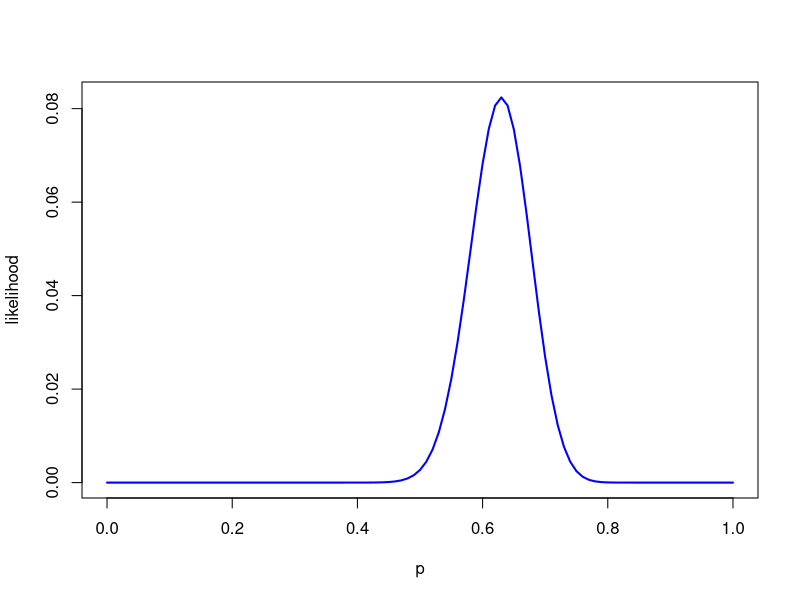
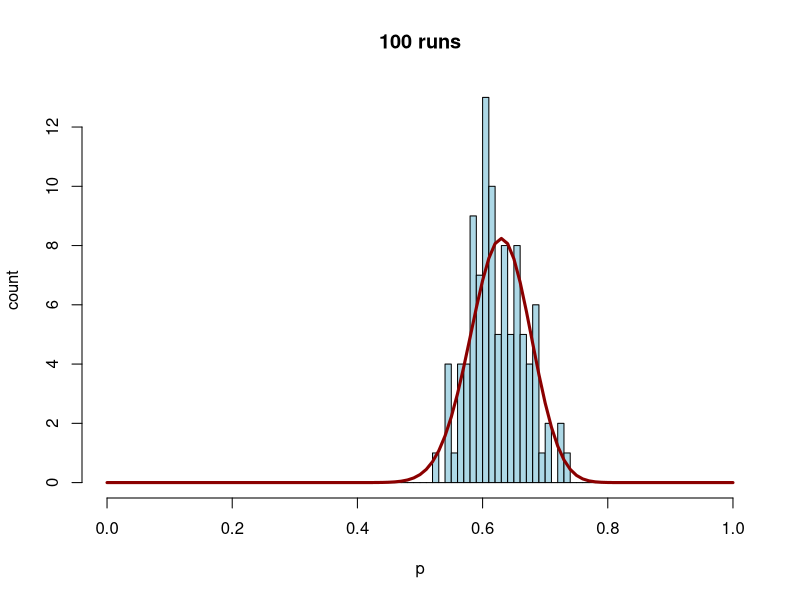
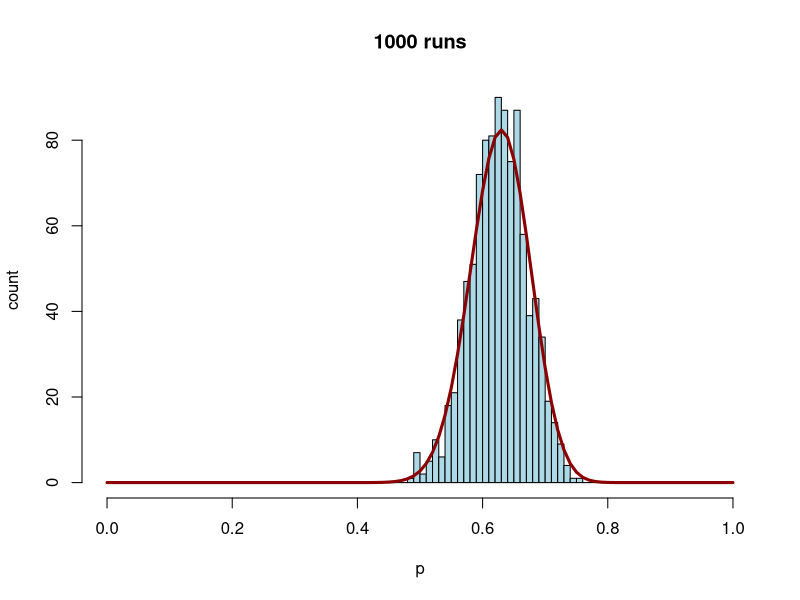
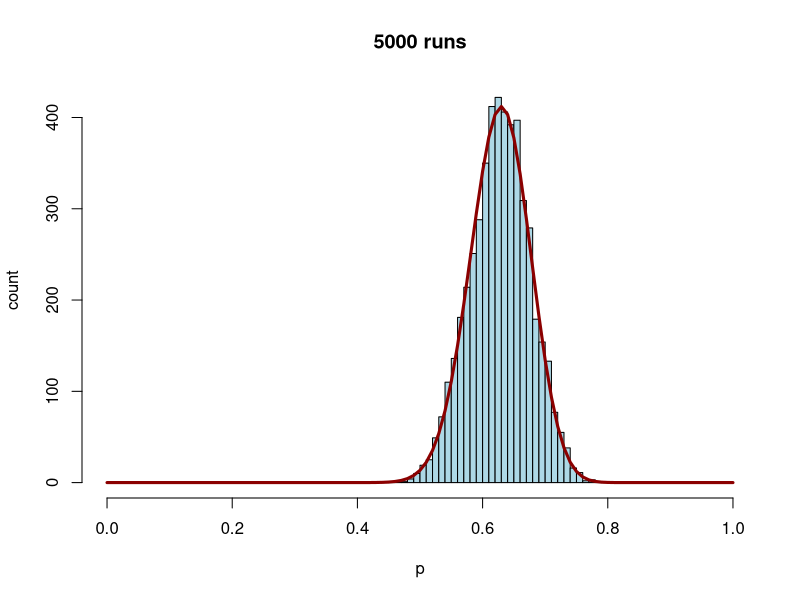
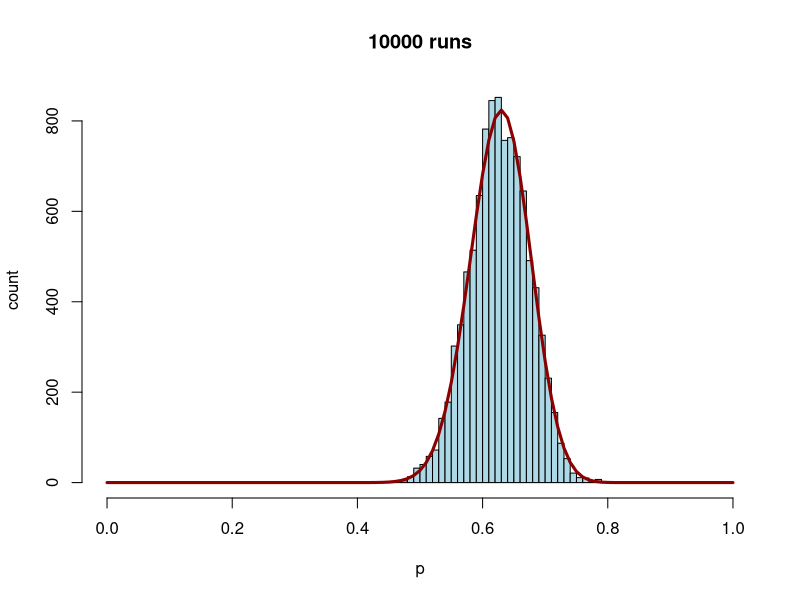
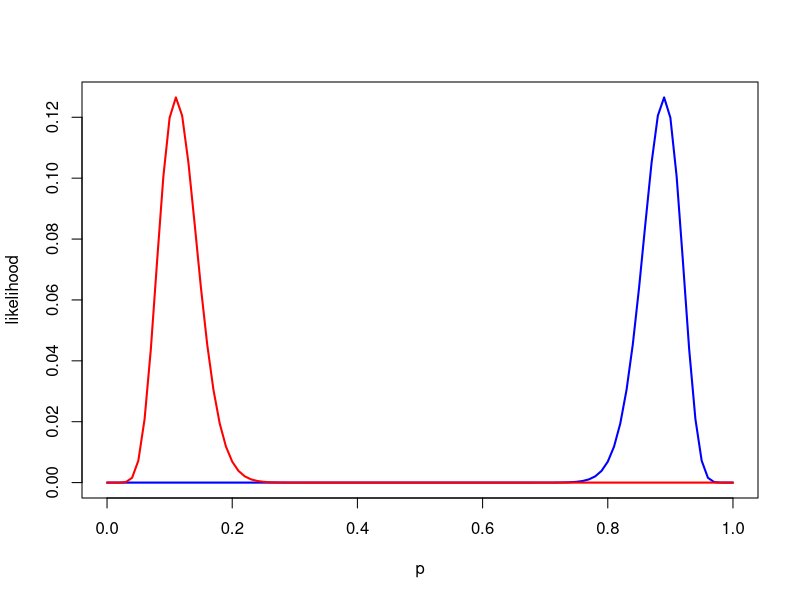
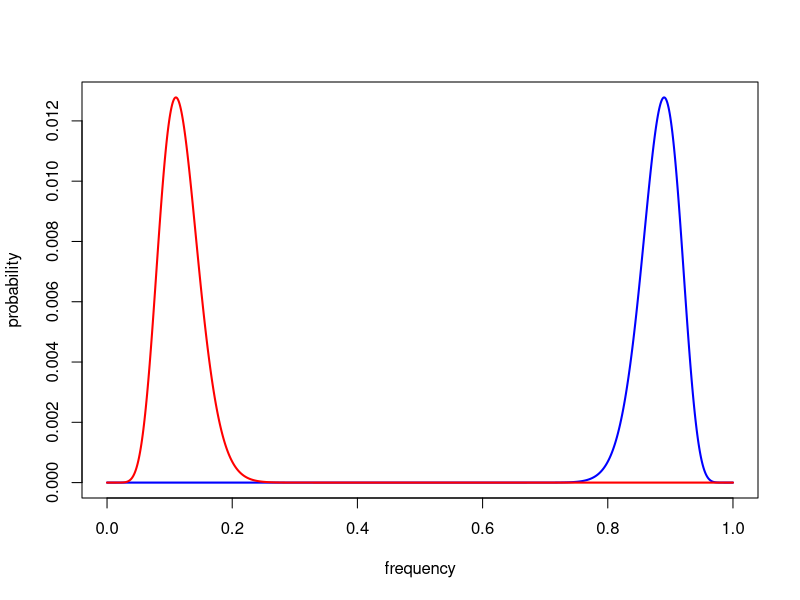
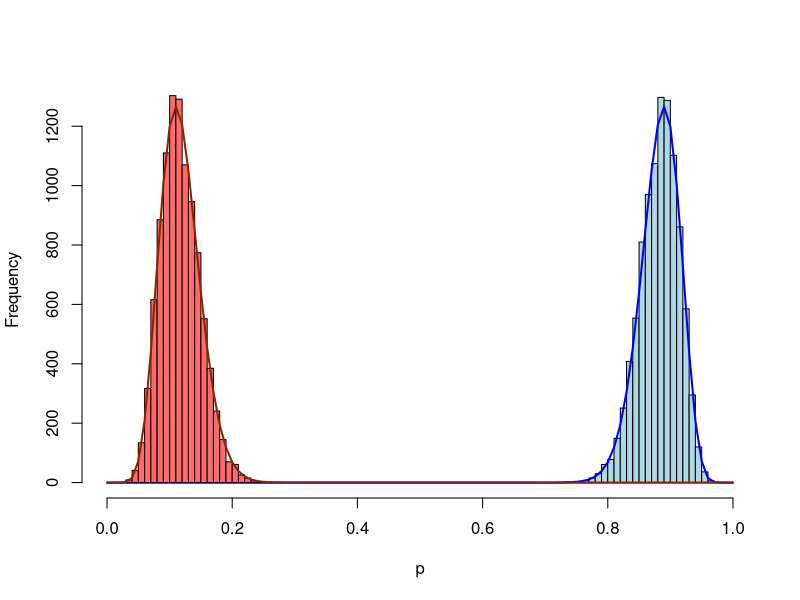

The R source for these figures, in order:
## ---- chunk 1
obs <- rbinom(1, 100, 0.6)
obs
## ---- chunk 2
lk <- curve(dbinom(obs, 100, x), xlab="p", ylab="likelihood", lwd=2, col='blue')
lk
## ---- chunk 3
freq <- seq(from = 0, to = 1, by = 0.001)
#use mapply because freq is not the first argument to dbinom
prb <- mapply(dbinom, rep(obs, length(freq)), rep(100, length(freq)), freq)
prb <- prb / sum(prb)
prb <- prb / sum(prb)
sum(prb)
## ---- chunk 4
for (samsize in c(100, 1000, 5000, 10000)){
  h <- hist(sample(freq, samsize, prob = prb, replace =T), 
            breaks=seq(from=0, to=1, by=0.01), 
            col=colors()[399], 
            xlab="p", 
            ylab="count", 
            main=paste(samsize, "runs"))
  curve(dbinom(obs, 100, x)*sum(h$counts), 
        from = 0, to = 1, 
        n = length(h$breaks), 
        add=T, 
        lwd=3, 
        col=colors()[556])
}
## ---- chunk 5
count.1 <- rbinom(1, 100, 0.8)
count.2 <- 100 - count.1

count.1
count.2

## ---- chunk 6
curve(dbinom(count.1, 100, x), xlab="p", ylab="likelihood", lwd=2, col='blue')
curve(dbinom(count.2, 100, x), xlab="p", ylab="likelihood", lwd=2, col='red', add=T)

## ---- chunk 7
get_freq_probs <- function(count,
                           total,
                           increment){
  
  freq <- seq(from = 0, to = 1, by = increment)
  prb <- mapply(dbinom, rep(count, length(freq)), rep(total, length(freq)), freq)
  prb <- prb / sum(prb)
  list(freq = freq, prb = prb)
}
## ---- chunk 8
a.1 <- get_freq_probs(count.1, 100, 0.001)
a.2 <- get_freq_probs(count.2, 100, 0.001)
plot(a.1$freq, 
     a.1$prb, 
     type = 'l', 
     lwd = 2, 
     col = 'blue', 
     xlab = 'frequency', 
     ylab = 'probability')
lines(a.2$freq, 
      a.2$prb, 
      lwd = 2, 
      col = 'red')
sum(a.1$prb)
sum(a.2$prb)

## ---- chunk 9
alleles <- list(a.1, a.2)

## ---- chunk 10
sample_freqs <- function(alleles){
  
  #randomize the order 
  indices <- sample(1:length(alleles))
  #a home for the frequencies to go
  frequencies <- rep(0.0, length(alleles))
  #work through all but the last index in the randomised list
  for (i in indices[-length(indices)]){
    frequencies[i] <- sample(alleles[[i]]$freq, size = 1, prob = alleles[[i]]$prb)
  }
  #make frequencies sum to 1
  frequencies[indices[length(indices)]] <- 1 - sum(frequencies)
  return(frequencies)
}
## ---- chunk 11
freq_set <- function(alleles, size){
  freqs <- double()
  for (i in 1:size){
    freqs <- c(freqs, sample_freqs(alleles))
  }
  matrix(freqs, nrow = size, byrow = T)
}
## ---- chunk 12
sim.values <- freq_set (alleles, size = 10000)

## ---- chunk 13
h <- hist(sim.values[,1], 
          breaks = seq(from = 0, to = 1, by = 0.01), 
          xlim = c(0, 1), 
          col = colors()[399], 
          main = "", 
          xlab = "p")

curve(dbinom(count.1, 100, x) * sum(h$counts), 
      from = 0, to = 1, 
      n = length(h$breaks), 
      add = T, 
      col = 'blue', 
      lwd = 2)

h <- hist(sim.values[,2], 
          breaks = seq(from = 0, to = 1, by = 0.01), 
          xlim = c(0, 1), 
          col = colors()[373], 
          add = T)

curve(dbinom(count.2, 100, x) * sum(h$counts), 
      from = 0, to = 1, 
      n = length(h$breaks), 
      add = T, 
      col = colors()[507], 
      lwd = 2)

